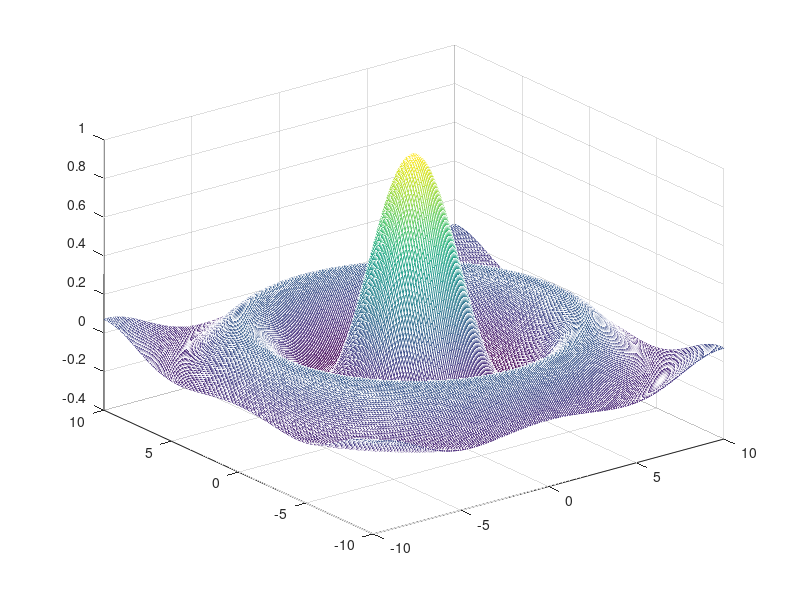

MATLAB code for this plot:
v1 = -10:0.1:10;
[x, y] = meshgrid(v1, v1);

z = sin(sqrt(x.^2 + y.^2))./sqrt(x.^2 + y.^2);

mesh(x,y,z);
%countour(x,y,z);